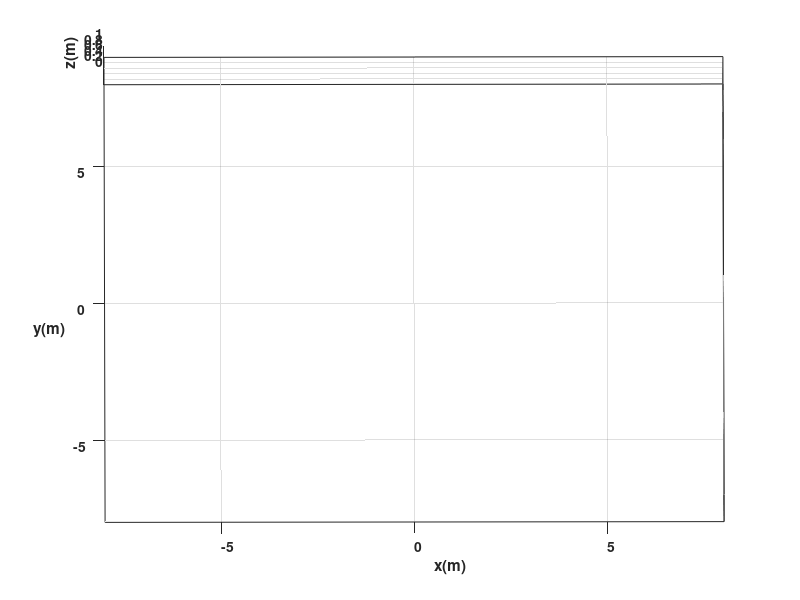

Reproduce this figure in MATLAB. (Note: this script raises an error after producing the figure.)
%Limpieza de pantalla
clear all
close all
clc

%1 TIEMPO %%%%%%%%%%%%%%%%%%%%%%%%%%%%%%%%%%%%%%%%%%%%%%%%%%%%%%%%
tf=10;             % Tiempo de simulación en segundos (s)
ts=0.01;            % Tiempo de muestreo en segundos (s)
t=0:ts:tf;         % Vector de tiempo
N= length(t);      % Muestras


%2 CONDICIONES INICIALES %%%%%%%%%%%%%%%%%%%%%%%%%%%%%%%%%%%%%%%%%

%Damos valores a nuestro punto inicial de posición y orientación
x1(1)=0;  %Posición inicial eje x
y1(1)=0;  %Posición inicial eje y
phi(1)=0; %Orientación inicial del robot 

%Igualamos el punto de control con las proyecciones X1 y Y1 por su
%coincidencia
hx(1)= x1(1);       % Posición del punto de control en el eje (X) metros (m)
hy(1)= y1(1);       % Posición del punto de control en el eje (Y) metros (m)

%3 TRAYECTORIA DESEADA %%%%%%%%%%%%%%%%%%%%%%%%%%%%%%%%%%%%%%%%%%%%

%Ecuaciones paramétricas de la trayectoria deseada
%a)Circulo
%%hxd=2*cos(0.2*t);
%hyd=2*sin(0.2*t);

%g)
%hxd=(5*t)-4*sin(t);
%hyd=(5*t)-4*cos(t);

%h)
hxd=4*cos(t)+cos(4*t);
hyd=4*sin(t)-sin(4*t);

%Velocidades de la trayectoria deseada
%hxdp=-2*0.2*sin(0.2*t);
%hydp=2*0.2*cos(0.2*t);

%g)
%hxdp=5-(4*cos(t));
%hydp=5+(4*sin(t));

%h)
hxdp=-4*sin(t)-4*sin(4*t);
hydp=4*cos(t)-4*cos(4*t);


%4 CONTROL, BUCLE DE SIMULACION %%%%%%%%%%%%%%%%%%%%%%%%%%%%%%%%

for k=1:N 

    %a)Errores de control (Aqui la posición deseada ya no es constante,
    % varia con el tiempo)
    hxe(k)=hxd(k)-hx(k);
    hye(k)=hyd(k)-hy(k);
    
    %Matriz de error
    he= [hxe(k);hye(k)];
    %Magnitud del error de posición
    Error(k)= sqrt(hxe(k)^2 +hye(k)^2);

    %b)Matriz Jacobiana
    J=[cos(phi(k)) -sin(phi(k));... %Matriz de rotación en 2D
       sin(phi(k)) cos(phi(k))];

    %c)Matriz de Ganancias
    K=[8 0;...
       0 1];
    
    %d)Velocidades deseadas
    hdp=[hxdp(k);hydp(k)];

    %e)Ley de Control:Agregamos las velocidades deseadas
    qpRef= pinv(J)*(hdp + K*he);

    v(k)= qpRef(1);   %Velocidad lineal de entrada al robot 
    w(k)= qpRef(2);   %Velocidad angular de entrada al robot 


%5 APLICACIÓN DE CONTROL AL ROBOT %%%%%%%%%%%%%%%%%%%%%%%%%%%%%%%%

    %Aplico la integral a la velocidad angular para obtener el angulo "phi" de la orientación
    phi(k+1)=phi(k)+w(k)*ts; % Integral numérica (método de Euler)
           
   %%%%%%%%%%%%%%%%%%%%% MODELO CINEMATICO %%%%%%%%%%%%%%%%%%%%%%%%%
    
    xp1=v(k)*cos(phi(k)); 
    yp1=v(k)*sin(phi(k));
 
    %Aplico la integral a la velocidad lineal para obtener las cordenadas
    %"x1" y "y1" de la posición
    x1(k+1)=x1(k)+ ts*xp1; % Integral numérica (método de Euler)
    y1(k+1)=y1(k)+ ts*yp1; % Integral numérica (método de Euler)

    % Posicion del robot con respecto al punto de control
    hx(k+1)=x1(k+1); 
    hy(k+1)=y1(k+1);
     

end

%%%%%%%%%%%%%%%%%%%%%%%%%%%%% SIMULACION VIRTUAL 3D %%%%%%%%%%%%%%%%%%%%%%%%%%%%

% a) Configuracion de escena

scene=figure;  % Crear figura (Escena)
set(scene,'Color','white'); % Color del fondo de la escena
set(gca,'FontWeight','bold') ;% Negrilla en los ejes y etiquetas
sizeScreen=get(0,'ScreenSize'); % Retorna el tamaño de la pantalla del computador
set(scene,'position',sizeScreen); % Configurar tamaño de la figura
camlight('headlight'); % Luz para la escena
axis equal; % Establece la relación de aspecto para que las unidades de datos sean las mismas en todas las direcciones.
grid on; % Mostrar líneas de cuadrícula en los ejes
box on; % Mostrar contorno de ejes
xlabel('x(m)'); ylabel('y(m)'); zlabel('z(m)'); % Etiqueta de los eje

view([-0.1 45]); % Orientacion de la figura
axis([-8 8 -8 8 0 1]); % Ingresar limites minimos y maximos en los ejes x y z [minX maxX minY maxY minZ maxZ]

% b) Graficar robots en la posicion inicial
scale = 4;
MobileRobot;
H1=MobilePlot(x1(1),y1(1),phi(1),scale);hold on;

% c) Graficar Trayectorias
H2=plot3(hx(1),hy(1),0,'r','lineWidth',2);
H3=plot3(hxd,hyd,zeros(1,N),'g','lineWidth',2); %Grafico circulo en posición deseada
%H4=plot3(hx(1),hy(1),0,'go','lineWidth',2);%Grafico circulo en posición inicial
% d) Bucle de simulacion de movimiento del robot

step=1; % pasos para simulacion

for k=1:step:N

    delete(H1);    
    delete(H2);
    
    H1=MobilePlot(x1(k),y1(k),phi(k),scale);
    H2=plot3(hx(1:k),hy(1:k),zeros(1,k),'r','lineWidth',2);
    
    pause(ts);

end

%%%%%%%%%%%%%%%%%%%%%%%%%%%%% Graficas %%%%%%%%%%%%%%%%%%%%%%%%%%%%
graph=figure;  % Crear figura (Escena)
set(graph,'position',sizeScreen); % Congigurar tamaño de la figura
subplot(311)
plot(t,v,'b','LineWidth',2),grid('on'),xlabel('Tiempo [s]'),ylabel('m/s'),legend('Velocidad Lineal (v)');
subplot(312)
plot(t,w,'g','LineWidth',2),grid('on'),xlabel('Tiempo [s]'),ylabel('[rad/s]'),legend('Velocidad Angular (w)');
subplot(313)
plot(t,Error,'r','LineWidth',2),grid('on'),xlabel('Tiempo [s]'),ylabel('[metros]'),legend('Error de posición (m)');

